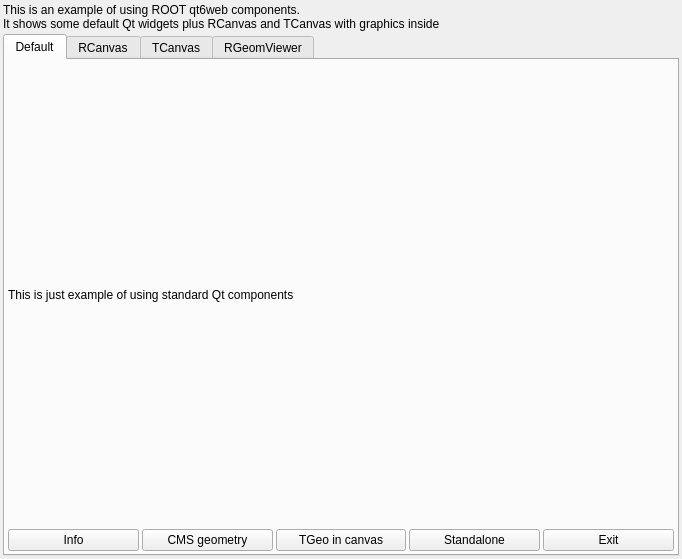
<ui version="4.0">
  <author>Sergey Linev</author>
  <comment></comment>
  <exportmacro></exportmacro>
  <class>ExampleWidget</class>
  <widget class="QWidget" name="ExampleWidget">
    <property name="geometry" >
      <rect>
        <x>0</x>
        <y>0</y>
        <width>682</width>
        <height>559</height>
      </rect>
    </property>
    <property name="windowTitle" >
      <string>QtWeb ROOT example</string>
    </property>
    <layout class="QGridLayout" >
      <item row="0" column="0" >
        <widget class="QLabel" name="textLabel1" >
          <property name="text" >
            <string>This is an example of using ROOT qt6web components. &lt;br>It shows some default Qt widgets plus RCanvas and TCanvas with graphics inside</string>
          </property>
          <property name="wordWrap" >
            <bool>false</bool>
          </property>
        </widget>
      </item>
      <item row="1" column="0" >
        <widget class="QTabWidget" name="fxTabWidget" >
          <widget class="QWidget" name="DefaultTab" >
            <attribute name="title" >
              <string>Default</string>
            </attribute>
            <layout class="QGridLayout" >
              <item row="0" column="0" >
                <widget class="QLabel" name="InfoLabel1" >
                  <property name="text" >
                    <string>This is just example of using standard Qt components</string>
                  </property>
                  <property name="alignment" >
                    <set>Qt::AlignVCenter</set>
                  </property>
                  <property name="wordWrap" >
                    <bool>true</bool>
                  </property>
                </widget>
              </item>
              <item row="1" column="0" >
                <layout class="QHBoxLayout" >
                  <item>
                    <widget class="QPushButton" name="InfoBtn" >
                      <property name="text" >
                        <string>Info</string>
                      </property>
                      <property name="toolTip" >
                         <string>Show application info dialog</string>
                      </property>
                    </widget>
                  </item>
                  <item>
                    <widget class="QPushButton" name="CmsBtn" >
                      <property name="toolTip" >
                         <string>Show CMS geometry from https://root.cern/files/cms.root</string>
                      </property>
                      <property name="text" >
                         <string>CMS geometry</string>
                      </property>
                    </widget>
                  </item>
                  <item>
                    <widget class="QPushButton" name="GeoCanvasBtn" >
                      <property name="text" >
                        <string>TGeo in canvas</string>
                      </property>
                      <property name="toolTip" >
                         <string>Display simple geometry in TCanvas</string>
                      </property>
                    </widget>
                  </item>
                  <item>
                    <widget class="QPushButton" name="StandaloneBtn" >
                      <property name="text" >
                        <string>Standalone</string>
                      </property>
                      <property name="toolTip" >
                         <string>Start standalone TCanvas qtweb widget</string>
                      </property>
                    </widget>
                  </item>
                  <item>
                    <widget class="QPushButton" name="ExitBtn" >
                      <property name="text" >
                        <string>Exit</string>
                      </property>
                    </widget>
                  </item>
                </layout>
              </item>
            </layout>
          </widget>
          <widget class="QWidget" name="RCanvasTab">
            <attribute name="title" >
              <string>RCanvas</string>
            </attribute>
            <layout class="QGridLayout" name="rcanvasGridLayout">
              <property name="margin" >
                <number>2</number>
              </property>
              <property name="spacing" >
                <number>2</number>
              </property>
              <item row="0" column="0" >
                <widget class="RCanvasWidget" name="fxRCanvasWidget" >
                  <property name="sizePolicy" >
                    <sizepolicy>
                      <hsizetype>7</hsizetype>
                      <vsizetype>7</vsizetype>
                      <horstretch>0</horstretch>
                      <verstretch>1</verstretch>
                    </sizepolicy>
                  </property>
                  <property name="minimumSize" >
                    <size>
                      <width>100</width>
                      <height>100</height>
                    </size>
                  </property>
                </widget>
              </item>
            </layout>
          </widget>
          <widget class="QWidget" name="TCanvasTab">
            <attribute name="title" >
              <string>TCanvas</string>
            </attribute>
            <layout class="QGridLayout" name="tcanvasGridLayout">
              <property name="margin" >
                <number>2</number>
              </property>
              <property name="spacing" >
                <number>2</number>
              </property>
              <item row="0" column="0" >
                <widget class="TCanvasWidget" name="fxTCanvasWidget" >
                  <property name="sizePolicy" >
                    <sizepolicy>
                      <hsizetype>7</hsizetype>
                      <vsizetype>7</vsizetype>
                      <horstretch>0</horstretch>
                      <verstretch>1</verstretch>
                    </sizepolicy>
                  </property>
                  <property name="minimumSize" >
                    <size>
                      <width>100</width>
                      <height>100</height>
                    </size>
                  </property>
                </widget>
              </item>
            </layout>
          </widget>
          <widget class="QWidget" name="RGeomViewerTab">
            <attribute name="title" >
              <string>RGeomViewer</string>
            </attribute>
            <layout class="QGridLayout" name="geomviewerGridLayout">
              <property name="margin" >
                <number>2</number>
              </property>
              <property name="spacing" >
                <number>2</number>
              </property>
              <item row="0" column="0" >
                <widget class="RGeomViewerWidget" name="fxGeomViewerWidget" >
                  <property name="sizePolicy" >
                    <sizepolicy>
                      <hsizetype>7</hsizetype>
                      <vsizetype>7</vsizetype>
                      <horstretch>0</horstretch>
                      <verstretch>1</verstretch>
                    </sizepolicy>
                  </property>
                  <property name="minimumSize" >
                    <size>
                      <width>100</width>
                      <height>100</height>
                    </size>
                  </property>
                </widget>
              </item>
            </layout>
          </widget>
        </widget>
      </item>
    </layout>
  </widget>
  <layoutdefault spacing="3" margin="3" />
  <customwidgets>
    <customwidget>
      <class>RCanvasWidget</class>
      <extends>QWidget</extends>
      <header>RCanvasWidget.h</header>
      <container>0</container>
    </customwidget>
    <customwidget>
      <class>TCanvasWidget</class>
      <extends>QWidget</extends>
      <header>TCanvasWidget.h</header>
      <container>0</container>
    </customwidget>
    <customwidget>
      <class>RGeomViewerWidget</class>
      <extends>QWidget</extends>
      <header>RGeomViewerWidget.h</header>
      <container>0</container>
    </customwidget>
  </customwidgets>
</ui>
